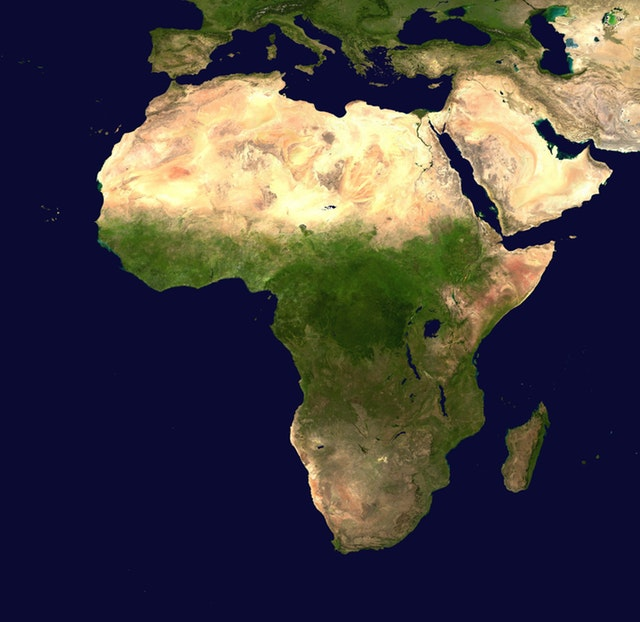
#> input picture opencv_contours_convexhull_confexitydefects/map.jpg, 640 x 622 px, found by its file name
$ python aritmetik_islemler.py
#> lines starting #> are read from the running program, lines starting #| are printed output that depends on the picture
import matplotlib.pyplot as plt
import numpy as np

img=plt.imread("C:\\Users\\seyfu\\Downloads\\map.jpg")
#> img is the input picture: shape (622, 640, 3); mean R, G, B 68.6, 64, 66.4

plt.subplot(4,2,1)
plt.title("orjinal")
plt.imshow(img)

plt.subplot(4,2,2)
plt.title("img+img")
plt.imshow(img+img)

plt.subplot(4,2,3)
plt.title("img-img")
plt.imshow(img-img)

plt.subplot(4,2,4)
plt.title("flip-0")
plt.imshow(np.flip(img,0))

plt.subplot(4,2,5)
plt.title("flip-1")
plt.imshow(np.flip(img,1))

plt.subplot(4,2,6)
plt.title("flip-2")
plt.imshow(np.flip(img,2))

plt.subplot(4,2,7)
plt.title("flip-lr")
plt.imshow(np.fliplr(img))#lr: left to right

plt.subplot(4,2,8)
plt.title("flip-ud")
plt.imshow(np.flipud(img))#ud: upside down


plt.show()
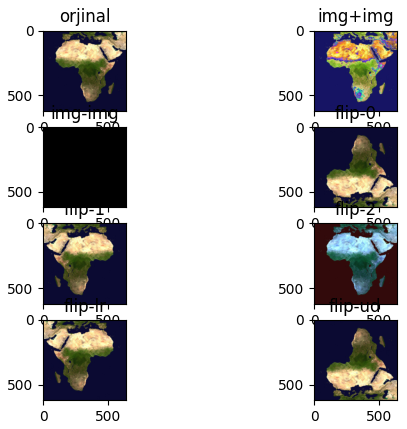
#> figure drawn by matplotlib, 8 panels; B, G, R data is drawn as R, G, B
